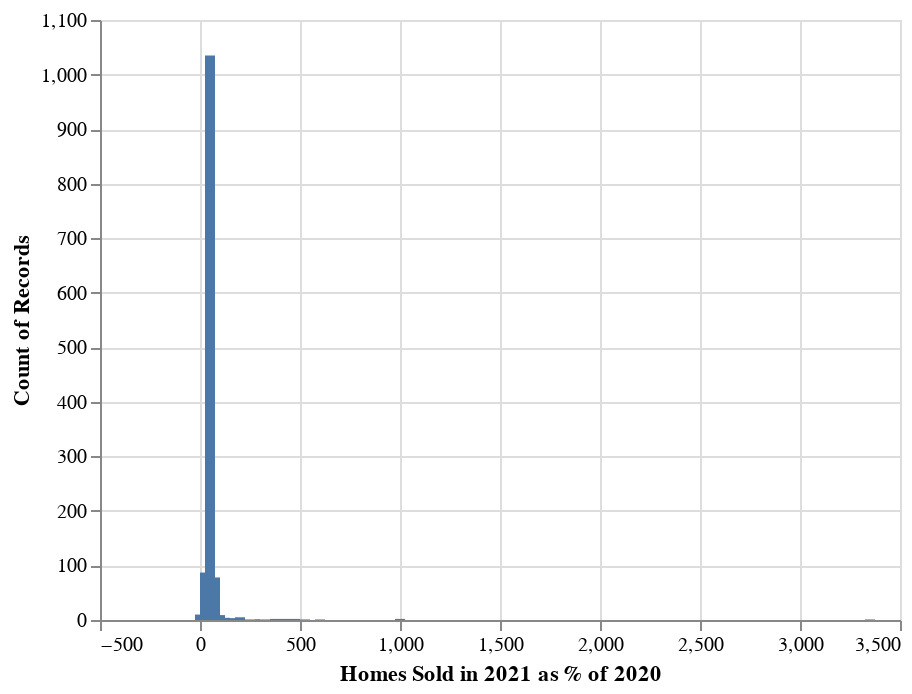

Source (notebook cell):
### Code cell
alt.Chart(ytd_transaction_vols).mark_bar().encode(
    x = alt.X('homes_sold_bin:Q',title = "Homes Sold in 2021 as % of 2020"),
    y = 'count()'
).transform_bin('homes_sold_bin', 'homes_sold_pct', bin = alt.Bin(step = 25))

### Figure 1 — Vega-Lite specification as saved in the notebook (floating-point values rounded to 4 significant figures; data arrays with more than 128 entries replaced by an {"elided": "..."} marker saying what was removed)
{"config": {"view": {"continuousWidth": 400, "continuousHeight": 300}}, "data": {"name": "data-5e150b1a09115ef594ec09d086d0876b"}, "mark": "bar", "encoding": {"x": {"type": "quantitative", "field": "homes_sold_bin", "title": "Homes Sold in 2021 as % of 2020"}, "y": {"type": "quantitative", "aggregate": "count"}}, "transform": [{"bin": {"step": 25}, "field": "homes_sold_pct", "as": "homes_sold_bin"}], "$schema": "https://vega.github.io/schema/vega-lite/v4.8.1.json", "datasets": {"data-5e150b1a09115ef594ec09d086d0876b": {"elided": "1249 records"}}}
